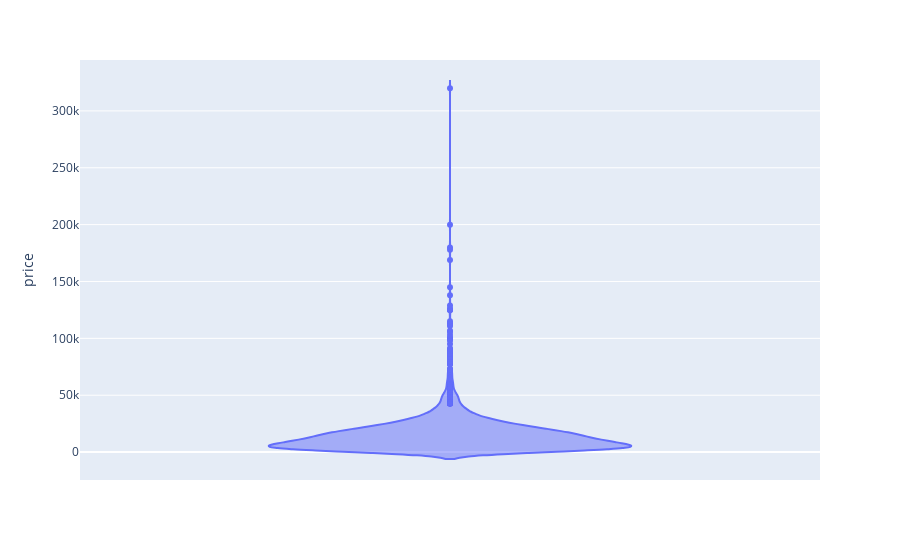

Notebook code cell kept with this figure:
### Code cell
px.violin(df, y="price")

### Figure 1 — Plotly figure (JSON) as saved in the notebook; plotly's stock layout.template omitted (floating-point values rounded to 4 significant figures; data arrays with more than 128 entries replaced by an {"elided": "..."} marker saying what was removed)
{"data": [{"alignmentgroup": "True", "box": {"visible": false}, "hovertemplate": "price=%{y}<extra></extra>", "legendgroup": "", "marker": {"color": "#636efa"}, "name": "", "offsetgroup": "", "orientation": "v", "scalegroup": "True", "showlegend": false, "type": "violin", "x0": " ", "xaxis": "x", "y": {"elided": "5000 int values"}, "y0": " ", "yaxis": "y"}], "layout": {"legend": {"tracegroupgap": 0}, "margin": {"t": 60}, "violinmode": "group", "xaxis": {"anchor": "y", "domain": [0, 1]}, "yaxis": {"anchor": "x", "domain": [0, 1], "title": {"text": "price"}}}}
